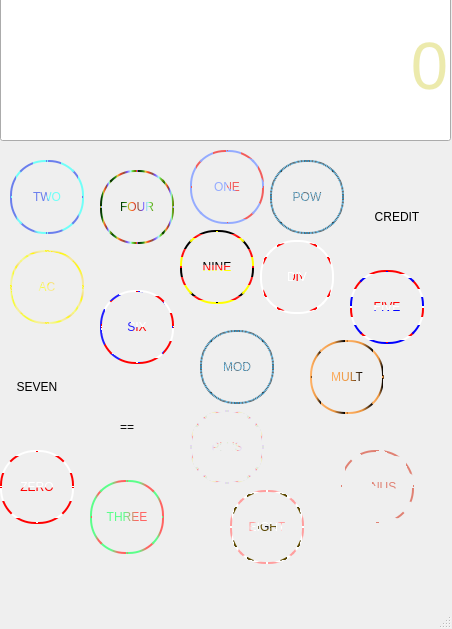
<?xml version="1.0" encoding="UTF-8"?>
<ui version="4.0">
 <class>MainWindow</class>
 <widget class="QMainWindow" name="MainWindow">
  <property name="geometry">
   <rect>
    <x>0</x>
    <y>0</y>
    <width>452</width>
    <height>629</height>
   </rect>
  </property>
  <property name="windowTitle">
   <string>Armenian Counter</string>
  </property>
  <widget class="QWidget" name="centralwidget">
   <property name="styleSheet">
    <string notr="true">QWidget[objectName=&quot;centralWidget&quot;]{ background-image: url(&quot;:/Users/tandrasc/C7_SmartCalc_v1.0-0/ArmenianCounter/PULYA.png&quot;) no-repeat right bottom; } </string>
   </property>
   <widget class="QLabel" name="Pic">
    <property name="geometry">
     <rect>
      <x>0</x>
      <y>130</y>
      <width>451</width>
      <height>471</height>
     </rect>
    </property>
    <property name="text">
     <string/>
    </property>
   </widget>
   <widget class="QLineEdit" name="res">
    <property name="geometry">
     <rect>
      <x>0</x>
      <y>-10</y>
      <width>451</width>
      <height>151</height>
     </rect>
    </property>
    <property name="font">
     <font>
      <pointsize>50</pointsize>
     </font>
    </property>
    <property name="styleSheet">
     <string notr="true">color: qconicalgradient(cx:0.5, cy:0.5, angle:0, stop:0 rgba(35, 40, 3, 255), stop:0.16 rgba(136, 106, 22, 255), stop:0.225 rgba(166, 140, 41, 255), stop:0.285 rgba(204, 181, 74, 255), stop:0.345 rgba(235, 219, 102, 255), stop:0.415 rgba(245, 236, 112, 255), stop:0.52 rgba(209, 190, 76, 255), stop:0.57 rgba(187, 156, 51, 255), stop:0.635 rgba(168, 142, 42, 255), stop:0.695 rgba(202, 174, 68, 255), stop:0.75 rgba(218, 202, 86, 255), stop:0.815 rgba(208, 187, 73, 255), stop:0.88 rgba(187, 156, 51, 255), stop:0.935 rgba(137, 108, 26, 255), stop:1 rgba(35, 40, 3, 255));
color: rgb(218, 214, 90);</string>
    </property>
    <property name="alignment">
     <set>Qt::AlignRight|Qt::AlignTrailing|Qt::AlignVCenter</set>
    </property>
    <property name="placeholderText">
     <string>0</string>
    </property>
   </widget>
   <widget class="QPushButton" name="but_four">
    <property name="geometry">
     <rect>
      <x>100</x>
      <y>170</y>
      <width>74</width>
      <height>74</height>
     </rect>
    </property>
    <property name="styleSheet">
     <string notr="true"> border-style: solid;
 border-width:2px;
 border-radius:35px;
 max-width: 70px;
 max-height:70px;
 min-width:70px;
 min-height:70px;
color: qlineargradient(spread:pad, x1:0, y1:0, x2:1, y2:0, stop:0 rgba(9, 41, 4, 255), stop:0.085 rgba(2, 79, 0, 255), stop:0.19 rgba(50, 147, 22, 255), stop:0.275 rgba(236, 191, 49, 255), stop:0.39 rgba(243, 61, 34, 255), stop:0.555 rgba(135, 81, 60, 255), stop:0.667 rgba(121, 75, 255, 255), stop:0.825 rgba(164, 255, 244, 255), stop:0.885 rgba(104, 222, 71, 255), stop:1 rgba(93, 128, 0, 255));</string>
    </property>
    <property name="text">
     <string>FOUR</string>
    </property>
   </widget>
   <widget class="QPushButton" name="but_six">
    <property name="geometry">
     <rect>
      <x>100</x>
      <y>290</y>
      <width>74</width>
      <height>74</height>
     </rect>
    </property>
    <property name="styleSheet">
     <string notr="true"> border-style: solid;
 border-width:2px;
 border-radius:35px;
 max-width: 70px;
 max-height:70px;
 min-width:70px;
 min-height:70px;
color: qconicalgradient(cx:0.5, cy:0.5, angle:0, stop:0 rgba(255, 255, 255, 255), stop:0.373979 rgba(255, 255, 255, 255), stop:0.373991 rgba(33, 30, 255, 255), stop:0.624018 rgba(33, 30, 255, 255), stop:0.624043 rgba(255, 0, 0, 255), stop:1 rgba(255, 0, 0, 255));</string>
    </property>
    <property name="text">
     <string>SIX</string>
    </property>
   </widget>
   <widget class="QPushButton" name="but_five">
    <property name="geometry">
     <rect>
      <x>350</x>
      <y>270</y>
      <width>74</width>
      <height>74</height>
     </rect>
    </property>
    <property name="styleSheet">
     <string notr="true"> border-style: solid;
 border-width:2px;
 border-radius:35px;
 max-width: 70px;
 max-height:70px;
 min-width:70px;
 min-height:70px;
color: qlineargradient(spread:pad, x1:0, y1:0, x2:0, y2:1, stop:0 rgba(255, 0, 0, 255), stop:0.339795 rgba(255, 0, 0, 255), stop:0.339799 rgba(255, 255, 255, 255), stop:0.662444 rgba(255, 255, 255, 255), stop:0.662469 rgba(0, 0, 255, 255), stop:1 rgba(0, 0, 255, 255));</string>
    </property>
    <property name="text">
     <string>FIVE</string>
    </property>
   </widget>
   <widget class="QPushButton" name="but_del">
    <property name="geometry">
     <rect>
      <x>10</x>
      <y>250</y>
      <width>74</width>
      <height>74</height>
     </rect>
    </property>
    <property name="styleSheet">
     <string notr="true"> border-style: solid;
 border-width:2px;
 border-radius:35px;
 max-width: 70px;
 max-height:70px;
 min-width:70px;
 min-height:70px;
color: qconicalgradient(cx:0, cy:0, angle:135, stop:0 rgba(255, 255, 0, 69), stop:0.375 rgba(255, 255, 0, 69), stop:0.423533 rgba(251, 255, 0, 145), stop:0.45 rgba(247, 255, 0, 208), stop:0.477581 rgba(255, 244, 71, 130), stop:0.518717 rgba(255, 218, 71, 130), stop:0.55 rgba(255, 255, 0, 255), stop:0.57754 rgba(255, 203, 0, 130), stop:0.625 rgba(255, 255, 0, 69), stop:1 rgba(255, 255, 0, 69));</string>
    </property>
    <property name="text">
     <string>AC</string>
    </property>
   </widget>
   <widget class="QPushButton" name="but_one">
    <property name="geometry">
     <rect>
      <x>190</x>
      <y>150</y>
      <width>74</width>
      <height>74</height>
     </rect>
    </property>
    <property name="styleSheet">
     <string notr="true"> border-style: solid;
 border-width:2px;
 border-radius:35px;
 max-width: 70px;
 max-height:70px;
 min-width:70px;
 min-height:70px;
color: qconicalgradient(cx:0.5, cy:0.5, angle:90, stop:0.650579 rgba(148, 171, 255, 255), stop:0.669811 rgba(242, 93, 92, 255));</string>
    </property>
    <property name="text">
     <string>ONE</string>
    </property>
   </widget>
   <widget class="QPushButton" name="but_nine">
    <property name="geometry">
     <rect>
      <x>180</x>
      <y>230</y>
      <width>74</width>
      <height>74</height>
     </rect>
    </property>
    <property name="styleSheet">
     <string notr="true"> border-style: solid;
 border-width:2px;
 border-radius:35px;
 max-width: 70px;
 max-height:70px;
 min-width:70px;
 min-height:70px;
color: qlineargradient(spread:pad, x1:0, y1:0, x2:0, y2:1, stop:0 rgba(0, 0, 0, 255), stop:0.33 rgba(0, 0, 0, 255), stop:0.34 rgba(255, 30, 30, 255), stop:0.66 rgba(255, 0, 0, 255), stop:0.67 rgba(255, 255, 0, 255), stop:1 rgba(255, 255, 0, 255));</string>
    </property>
    <property name="text">
     <string>NINE</string>
    </property>
   </widget>
   <widget class="QPushButton" name="but_eq">
    <property name="geometry">
     <rect>
      <x>90</x>
      <y>390</y>
      <width>74</width>
      <height>74</height>
     </rect>
    </property>
    <property name="styleSheet">
     <string notr="true"> border-style: solid;
 border-width:2px;
 border-radius:35px;
 max-width: 70px;
 max-height:70px;
 min-width:70px;
 min-height:70px;
color: qlineargradient(spread:repeat, x1:0, y1:0, x2:1, y2:0, stop:0 rgba(255, 0, 0, 255), stop:0.17 rgba(255, 0, 0, 255), stop:0.18 rgba(255, 255, 255, 255), stop:0.210212 rgba(255, 255, 255, 255), stop:0.220212 rgba(0, 16, 255, 255), stop:0.279897 rgba(0, 16, 255, 255), stop:0.289897 rgba(255, 255, 255, 255), stop:0.32 rgba(255, 255, 255, 255), stop:0.33 rgba(255, 0, 0, 255), stop:1 rgba(255, 0, 0, 255));</string>
    </property>
    <property name="text">
     <string>==</string>
    </property>
   </widget>
   <widget class="QPushButton" name="but_mod">
    <property name="geometry">
     <rect>
      <x>200</x>
      <y>330</y>
      <width>74</width>
      <height>74</height>
     </rect>
    </property>
    <property name="styleSheet">
     <string notr="true"> border-style: solid;
 border-width:2px;
 border-radius:35px;
 max-width: 70px;
 max-height:70px;
 min-width:70px;
 min-height:70px;
color: qradialgradient(spread:repeat, cx:0.5, cy:0.5, radius:0.077, fx:0.5, fy:0.5, stop:0 rgba(0, 169, 255, 147), stop:0.497326 rgba(0, 0, 0, 147), stop:1 rgba(0, 169, 255, 147));</string>
    </property>
    <property name="text">
     <string>MOD</string>
    </property>
   </widget>
   <widget class="QPushButton" name="but_mult">
    <property name="geometry">
     <rect>
      <x>310</x>
      <y>340</y>
      <width>74</width>
      <height>74</height>
     </rect>
    </property>
    <property name="styleSheet">
     <string notr="true"> border-style: solid;
 border-width:2px;
 border-radius:35px;
 max-width: 70px;
 max-height:70px;
 min-width:70px;
 min-height:70px;
color: qlineargradient(spread:pad, x1:0, y1:0, x2:1, y2:0, stop:0 rgba(255, 178, 102, 255), stop:0.55 rgba(235, 148, 61, 255), stop:0.98 rgba(0, 0, 0, 255), stop:1 rgba(0, 0, 0, 0));</string>
    </property>
    <property name="text">
     <string>MULT</string>
    </property>
   </widget>
   <widget class="QPushButton" name="but_seven">
    <property name="geometry">
     <rect>
      <x>0</x>
      <y>350</y>
      <width>74</width>
      <height>74</height>
     </rect>
    </property>
    <property name="styleSheet">
     <string notr="true"> border-style: solid;
 border-width:2px;
 border-radius:35px;
 max-width: 70px;
 max-height:70px;
 min-width:70px;
 min-height:70px;
color: qlineargradient(spread:pad, x1:0, y1:0, x2:1, y2:0, stop:0 rgba(245, 224, 176, 255), stop:0.09 rgba(246, 189, 237, 255), stop:0.14 rgba(194, 207, 246, 255), stop:0.19 rgba(184, 160, 168, 255), stop:0.25 rgba(171, 186, 248, 255), stop:0.32 rgba(243, 248, 224, 255), stop:0.385 rgba(249, 162, 183, 255), stop:0.47 rgba(100, 115, 124, 255), stop:0.58 rgba(251, 205, 202, 255), stop:0.65 rgba(170, 128, 185, 255), stop:0.75 rgba(252, 222, 204, 255), stop:0.805 rgba(206, 122, 218, 255), stop:0.86 rgba(254, 223, 175, 255), stop:0.91 rgba(254, 236, 244, 255), stop:1 rgba(255, 191, 221, 255));</string>
    </property>
    <property name="text">
     <string>SEVEN</string>
    </property>
   </widget>
   <widget class="QPushButton" name="but_credit">
    <property name="geometry">
     <rect>
      <x>360</x>
      <y>180</y>
      <width>74</width>
      <height>74</height>
     </rect>
    </property>
    <property name="styleSheet">
     <string notr="true"> border-style: solid;
 border-width:2px;
 border-radius:35px;
 max-width: 70px;
 max-height:70px;
 min-width:70px;
 min-height:70px;
color: qconicalgradient(cx:0.5, cy:0.5, angle:0, stop:0 rgba(35, 40, 3, 255), stop:0.16 rgba(136, 106, 22, 255), stop:0.225 rgba(166, 140, 41, 255), stop:0.285 rgba(204, 181, 74, 255), stop:0.345 rgba(235, 219, 102, 255), stop:0.415 rgba(245, 236, 112, 255), stop:0.52 rgba(209, 190, 76, 255), stop:0.57 rgba(187, 156, 51, 255), stop:0.635 rgba(168, 142, 42, 255), stop:0.695 rgba(202, 174, 68, 255), stop:0.75 rgba(218, 202, 86, 255), stop:0.815 rgba(208, 187, 73, 255), stop:0.88 rgba(187, 156, 51, 255), stop:0.935 rgba(137, 108, 26, 255), stop:1 rgba(35, 40, 3, 255));</string>
    </property>
    <property name="text">
     <string>CREDIT</string>
    </property>
   </widget>
   <widget class="QPushButton" name="but_minus">
    <property name="geometry">
     <rect>
      <x>340</x>
      <y>450</y>
      <width>74</width>
      <height>74</height>
     </rect>
    </property>
    <property name="styleSheet">
     <string notr="true"> border-style: solid;
 border-width:2px;
 border-radius:35px;
 max-width: 70px;
 max-height:70px;
 min-width:70px;
 min-height:70px;
color: qconicalgradient(cx:0.5, cy:0.5, angle:117.657, stop:0.634304 rgba(146, 166, 255, 0), stop:0.668285 rgba(224, 129, 115, 255));</string>
    </property>
    <property name="text">
     <string>MINUS</string>
    </property>
   </widget>
   <widget class="QPushButton" name="but_eight">
    <property name="geometry">
     <rect>
      <x>230</x>
      <y>490</y>
      <width>74</width>
      <height>74</height>
     </rect>
    </property>
    <property name="styleSheet">
     <string notr="true"> border-style: solid;
 border-width:2px;
 border-radius:35px;
 max-width: 70px;
 max-height:70px;
 min-width:70px;
 min-height:70px;
color: qradialgradient(spread:pad, cx:0.5, cy:0.5, radius:0.5, fx:0.5, fy:0.5, stop:0 rgba(0, 0, 0, 255), stop:0.19397 rgba(0, 0, 0, 255), stop:0.202312 rgba(122, 97, 0, 255), stop:0.495514 rgba(76, 58, 0, 255), stop:0.504819 rgba(255, 255, 255, 255), stop:0.79 rgba(255, 255, 255, 255), stop:1 rgba(255, 158, 158, 255));</string>
    </property>
    <property name="text">
     <string>EIGHT</string>
    </property>
   </widget>
   <widget class="QPushButton" name="but_three">
    <property name="geometry">
     <rect>
      <x>90</x>
      <y>480</y>
      <width>74</width>
      <height>74</height>
     </rect>
    </property>
    <property name="styleSheet">
     <string notr="true"> border-style: solid;
 border-width:2px;
 border-radius:35px;
 max-width: 70px;
 max-height:70px;
 min-width:70px;
 min-height:70px;
color: qlineargradient(spread:pad, x1:0, y1:0, x2:1, y2:0, stop:0.42471 rgba(91, 255, 138, 255), stop:0.736165 rgba(255, 99, 97, 255));</string>
    </property>
    <property name="text">
     <string>THREE</string>
    </property>
   </widget>
   <widget class="QPushButton" name="but_two">
    <property name="geometry">
     <rect>
      <x>10</x>
      <y>160</y>
      <width>74</width>
      <height>74</height>
     </rect>
    </property>
    <property name="styleSheet">
     <string notr="true"> border-style: solid;
 border-width:2px;
 border-radius:35px;
 max-width: 70px;
 max-height:70px;
 min-width:70px;
 min-height:70px;
color: qconicalgradient(cx:0.5, cy:0.5, angle:90, stop:0.511752 rgba(106, 126, 237, 255), stop:0.574786 rgba(112, 255, 248, 255));</string>
    </property>
    <property name="text">
     <string>TWO</string>
    </property>
   </widget>
   <widget class="QPushButton" name="but_zero">
    <property name="geometry">
     <rect>
      <x>0</x>
      <y>450</y>
      <width>74</width>
      <height>74</height>
     </rect>
    </property>
    <property name="styleSheet">
     <string notr="true"> border-style: solid;
 border-width:2px;
 border-radius:35px;
 max-width: 70px;
 max-height:70px;
 min-width:70px;
 min-height:70px;
color: qlineargradient(spread:pad, x1:0, y1:0, x2:0, y2:1, stop:0 rgba(255, 255, 255, 255), stop:0.495 rgba(255, 255, 255, 255), stop:0.505 rgba(255, 0, 0, 255), stop:1 rgba(255, 0, 0, 255));</string>
    </property>
    <property name="text">
     <string>ZERO</string>
    </property>
   </widget>
   <widget class="QPushButton" name="but_plus">
    <property name="geometry">
     <rect>
      <x>190</x>
      <y>410</y>
      <width>74</width>
      <height>74</height>
     </rect>
    </property>
    <property name="styleSheet">
     <string notr="true"> border-style: solid;
 border-width:2px;
 border-radius:35px;
 max-width: 70px;
 max-height:70px;
 min-width:70px;
 min-height:70px;
color: qradialgradient(spread:pad, cx:0.5, cy:0.5, radius:0.5, fx:0.5, fy:0.5, stop:0 rgba(0, 0, 0, 0), stop:0.52 rgba(0, 0, 0, 0), stop:0.565 rgba(82, 121, 76, 33), stop:0.65 rgba(159, 235, 148, 64), stop:0.721925 rgba(255, 238, 150, 129), stop:0.77 rgba(255, 128, 128, 204), stop:0.89 rgba(191, 128, 255, 64), stop:1 rgba(0, 0, 0, 0));</string>
    </property>
    <property name="text">
     <string>PLUS</string>
    </property>
   </widget>
   <widget class="QPushButton" name="but_pow">
    <property name="geometry">
     <rect>
      <x>270</x>
      <y>160</y>
      <width>74</width>
      <height>74</height>
     </rect>
    </property>
    <property name="styleSheet">
     <string notr="true"> border-style: solid;
 border-width:2px;
 border-radius:35px;
 max-width: 70px;
 max-height:70px;
 min-width:70px;
 min-height:70px;
color: qradialgradient(spread:repeat, cx:0.5, cy:0.5, radius:0.077, fx:0.5, fy:0.5, stop:0 rgba(0, 169, 255, 147), stop:0.497326 rgba(0, 0, 0, 147), stop:1 rgba(0, 169, 255, 147));</string>
    </property>
    <property name="text">
     <string>POW</string>
    </property>
   </widget>
   <widget class="QPushButton" name="but_div">
    <property name="geometry">
     <rect>
      <x>260</x>
      <y>240</y>
      <width>74</width>
      <height>74</height>
     </rect>
    </property>
    <property name="styleSheet">
     <string notr="true"> border-style: solid;
 border-width:2px;
 border-radius:35px;
 max-width: 70px;
 max-height:70px;
 min-width:70px;
 min-height:70px;
color: qradialgradient(spread:pad, cx:0.5, cy:0.5, radius:0.5, fx:0.5, fy:0.5, stop:0 rgba(255, 0, 0, 255), stop:0.479904 rgba(255, 0, 0, 255), stop:0.522685 rgba(255, 255, 255, 255), stop:1 rgba(255, 255, 255, 255));</string>
    </property>
    <property name="text">
     <string>DIV</string>
    </property>
   </widget>
  </widget>
  <widget class="QMenuBar" name="menubar">
   <property name="geometry">
    <rect>
     <x>0</x>
     <y>0</y>
     <width>452</width>
     <height>24</height>
    </rect>
   </property>
  </widget>
  <widget class="QStatusBar" name="statusbar"/>
 </widget>
 <resources/>
 <connections/>
</ui>
